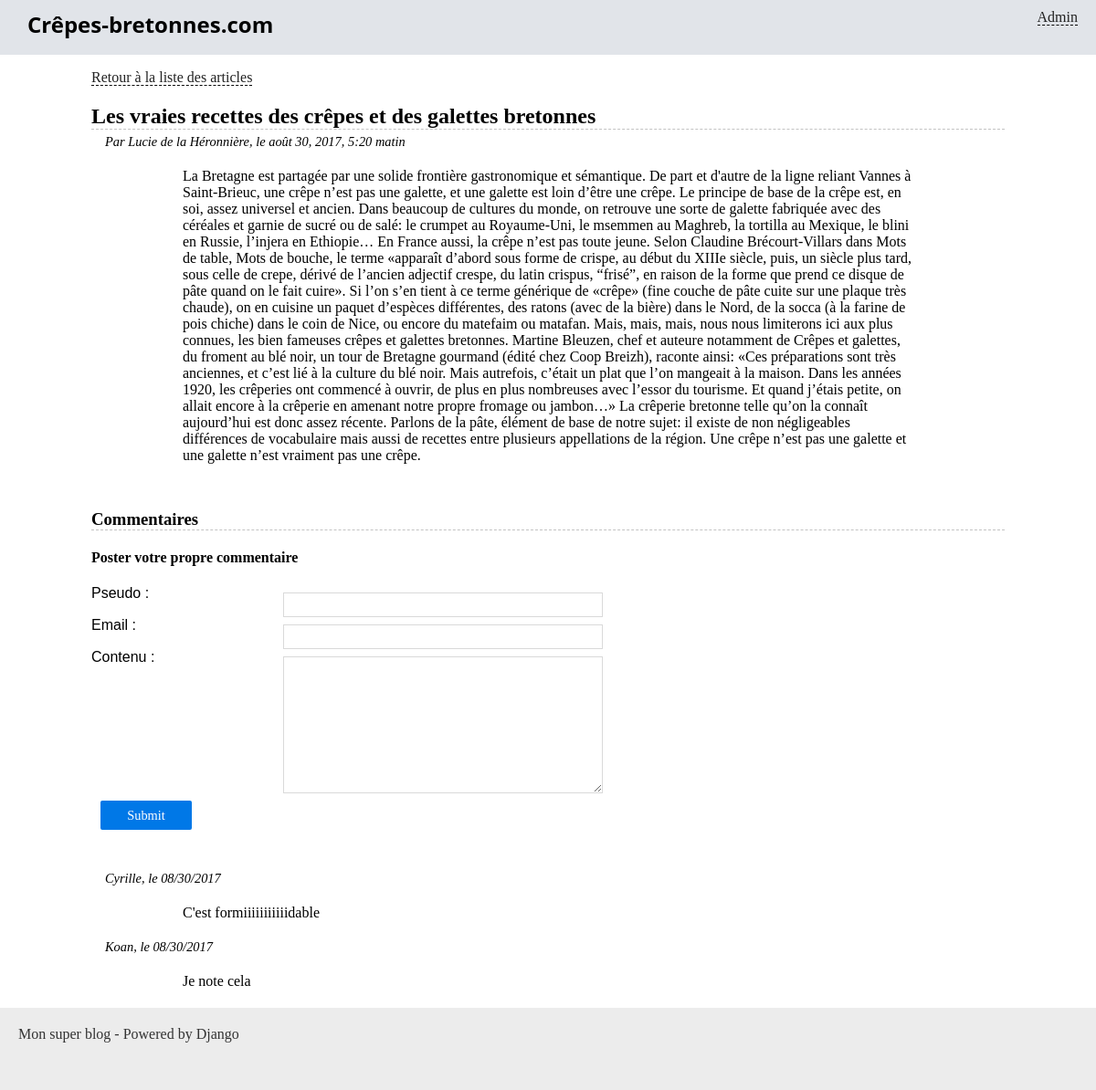
Screenshot of /blog/les-vraies-recettes-des-crepes-et-des-galettes-bre with the database file from the repository.
### blog/models.py (models this page shows, shortened)
class Article(models.Model):
	titre = models.CharField(max_length=100)
	slug = models.SlugField()
	auteur = models.CharField(max_length=42)
	contenu = models.TextField(null=True)
	date = models.DateTimeField(verbose_name="Date de parution", auto_now_add=True, auto_now=False)
	is_visible = models.BooleanField(verbose_name="Article publié ?", default=False)
	categorie = models.ForeignKey('Categorie', verbose_name="Catégorie", related_name="categories")

class Comment(models.Model):
    article = models.ForeignKey('Article', verbose_name="Article", related_name="commentaires")
    pseudo = models.CharField("Pseudo", max_length=25)
    email = models.EmailField("Email")
    contenu = models.TextField("Contenu")
    is_visible = models.BooleanField("Commentaire visible ?", default=True)
    date = models.DateTimeField("Date de soumission", auto_now_add=True, auto_now=False)
    class Meta:
    	verbose_name = 'Commentaire'
    	verbose_name_plural = 'Commentaires'

### blog/views.py (the view)
# urls.py: url(r'^(?P<slug>.+)$', views.lire_article, name='blog_lire'),
def lire_article(request, slug):
    article = get_object_or_404(Article, slug=slug)
    form = CommentForm(request.POST or None)
    if form.is_valid():
    	pseudo = form.cleaned_data['pseudo']
    	email = form.cleaned_data['email']
    	contenu = strip_tags(form.cleaned_data['contenu'])
    	Comment.objects.create(article=article, pseudo=pseudo, email=email, contenu=contenu)
    	form = CommentForm(None) # reset the fields of the form
    return render(request, 'blog/lire_article.html', locals())

### blog/forms.py
class CommentForm(forms.Form):
	pseudo = forms.CharField(label="Pseudo", max_length=25)
	email = forms.EmailField(label="Email")
	contenu = forms.CharField(label="Contenu", widget=forms.Textarea)

### blog/templates/blog/lire_article.html (shortened to what this page needs)
{% extends "base.html" %}
{% block content %}
	<p>
		<a href="{% url 'accueil' %}">Retour à la liste des articles</a>
	</p>
	<h2 class="titre-article">{{ article.titre }}</h2>
	<p class="infos-article">Par {{ article.auteur }}, le {{ article.date }}</p>
	<div class="contenu-article">
		{{ article.contenu|safe }}
	</div>
	<h3 class="titre-comments">Commentaires</h3>
	<h4>Poster votre propre commentaire</h4>
	<form method="post" action="{% url 'blog_lire' article.slug %}" class="pure-form">
		{{ form.as_p }}
		<p style="text-align:center">
			<input class="pure-button pure-button-primary" type="submit" />
		</p>
	</form>
	<div class="commentaire">
		{% for comment in article.commentaires.all %}
			{%if comment.is_visible %}
				<p class="infos-article">{{ comment.pseudo }}, le {{ comment.date|date:'SHORT_DATE_FORMAT' }}</p>
				<p class="contenu-article">{{ comment.contenu|striptags }}</p>
			{% endif %}
		{% endfor %}
	</div>
{% endblock %}

### blog/static/blog/css/style.css (style rules this page uses)
* { box-sizing: border-box; }
body { margin: 0; padding: 0; }
a { color: #222; border-bottom: 1px dashed #000; text-decoration: none; }
form label { display: block; float: left; font-weight: lighter; width: 200px; text-align: justify; font-family: Arvo, Arial; }
form input, form select, form textarea { border: 1px solid #d9d9d9; color: #343434; float: left; margin: 8px 10px 0px 10px; padding: 5px; width: 350px; }
form textarea { height: 150px; }
form p { clear: both; }
.titre-article, .titre-comments { border-bottom: 1px dashed #c3c3c3; margin-bottom: 0; }
.infos-article { margin: 5px 0 0 15px; font-style: italic; font-size: 0.9em; }
.titre-comments { margin-top: 50px; }
.contenu-article { margin: 20px auto; width: 80%; }
input[type="submit"] { background-color: #0078E7; color: #FFF; font-family: Verdana; font-size: 0.9em; padding: 0.5em 1em; border: 0px none transparent; text-decoration: none; border-radius: 2px; display: inline-block; width: 100px; margin-bottom: 40px; }

### rows the page displays
Article: titre "Les vraies recettes des crêpes et des galettes bretonnes", auteur "Lucie de la Héronnière", date "août 30, 2017, 5:20 matin", contenu "La Bretagne est partagée par une solide frontière gastronomique et sémantique. De part et d'autre de la ligne reliant Vannes à Saint-Brieuc, une crêpe n’est pas une galette, et une galette est loin d’être une crêpe. Le principe de base de la crêpe est, en soi, assez universel et ancien. Dans beaucoup de cultures du monde, on retrouve une sorte de galette fabriquée avec des céréales et garnie de sucré ou de salé: le crumpet au Royaume-Uni, le msemmen au Maghreb, la tortilla au Mexique, le blini en Russie, l’injera en Ethiopie… En France aussi, la crêpe n’est pas toute jeune. Selon Claudine Brécourt-Villars dans Mots de table, Mots de bouche, le terme «apparaît d’abord sous forme de crispe,…"
Comment: pseudo "Cyrille", date "08/30/2017", contenu "C'est formiiiiiiiiiiidable"
Comment: pseudo "Koan", date "08/30/2017", contenu "Je note cela"
